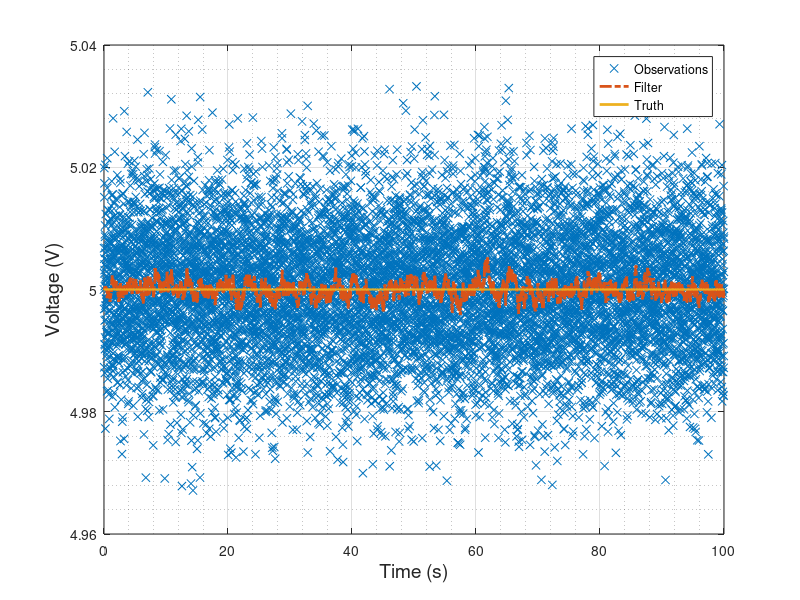

This figure's MATLAB source:
%% truckModel.m
x0 = 5; 
dt = 0.01;%s
times = 0:dt:100;

Xk = x0;
Yk = x0;
Fk = 1;
Hk = eye(length(x0));
Qk = 1e-5;
Rk = .01;
Xhat = 5;
Ek = 0;
Kk = 1;
noiseVecProcess = normrnd(0,Qk,1,length(times));
noiseVecSensor = normrnd(0,Rk,1,length(times));

%% Main Loop:
for i = 1:length(times)
    Wk1 = noiseVecProcess(i);
    Zk = noiseVecSensor(i);
    
    Xk(:,end+1) = Fk * Xk(:,1) + Wk1;%Ground Truth
    Yk(:,end+1) = Hk * Xk(:,end) + Zk; %Simulated Observations

    % Prediction
    Xhat(:,end+1) = Fk * Xhat(:,end);
    Ek = Fk * Ek * (Fk.') + Qk;

    % Update
    Ik = Yk(:,end) - Hk*Xhat(:,end); %Innovation
    Sk = Hk*Ek*(Hk.') + Rk; %Innovation Covar
    Kk(:,end+1) = Ek*(Hk.')*(inv(Sk)); %Kalman Gain
    
    Xhat(:,end) = Xhat(:,end) + Kk(:,end)*Ik; %Update estimated X
    Ek = ((eye(length(Xhat(:,end)))) - Kk(:,end)*Hk)*Ek; 
end
%% Plotting
colormap(gray);
 plot(times,Yk(1:end-1),'x'); hold on;
plot(times,Xhat(1:end-1),'-.','LineWidth',2); plot(times,Xk(1:end-1),'-','LineWidth',2)
grid on; grid minor; hold off; legend('Observations','Filter','Truth');
xlabel('Time (s)','FontSize',14);ylabel('Voltage (V)','FontSize',14);

